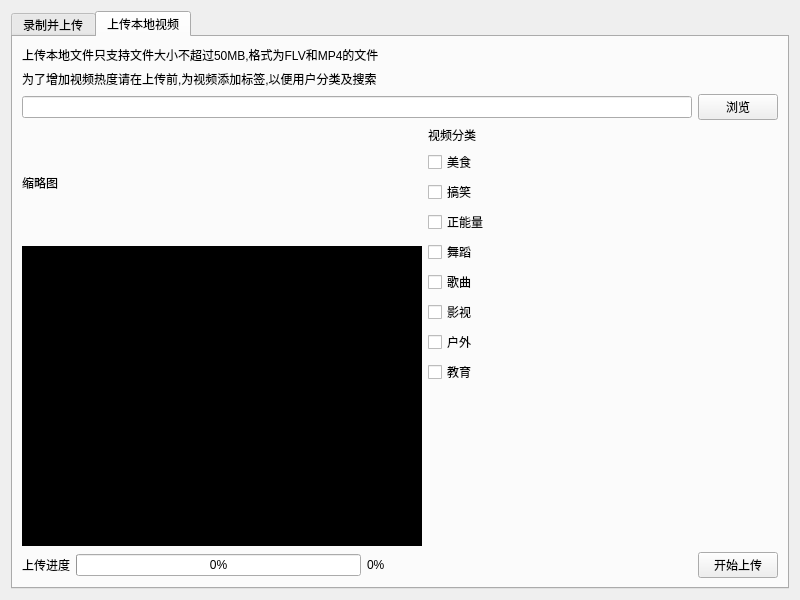
<?xml version="1.0" encoding="UTF-8"?>
<ui version="4.0">
 <class>UploadVideoDialog</class>
 <widget class="QDialog" name="UploadVideoDialog">
  <property name="geometry">
   <rect>
    <x>0</x>
    <y>0</y>
    <width>800</width>
    <height>600</height>
   </rect>
  </property>
  <property name="windowTitle">
   <string>录制与上传</string>
  </property>
  <layout class="QVBoxLayout" name="verticalLayout_main">
   <item>
    <widget class="QTabWidget" name="tabWidget">
     <property name="currentIndex">
      <number>1</number>
     </property>
     <widget class="QWidget" name="tab_record">
      <attribute name="title">
       <string>录制并上传</string>
      </attribute>
      <layout class="QVBoxLayout" name="verticalLayout_record">
       <item>
        <widget class="QLabel" name="label_recordPreview_title">
         <property name="text">
          <string>录制预览</string>
         </property>
        </widget>
       </item>
       <item>
        <widget class="QLabel" name="label_recordPreview">
         <property name="minimumSize">
          <size>
           <width>640</width>
           <height>360</height>
          </size>
         </property>
         <property name="maximumSize">
          <size>
           <width>640</width>
           <height>360</height>
          </size>
         </property>
         <property name="text">
          <string/>
         </property>
         <property name="alignment">
          <set>Qt::AlignCenter</set>
         </property>
         <property name="styleSheet">
          <string>background-color: black;</string>
         </property>
         <property name="scaledContents">
          <bool>true</bool>
         </property>
        </widget>
       </item>
       <item>
        <layout class="QHBoxLayout" name="horizontalLayout_record_buttons">
         <item>
          <widget class="QPushButton" name="pb_startRecord">
           <property name="text">
            <string>开始录制</string>
           </property>
          </widget>
         </item>
         <item>
          <widget class="QPushButton" name="pb_stopRecord">
           <property name="text">
            <string>停止录制</string>
           </property>
           <property name="enabled">
            <bool>false</bool>
           </property>
          </widget>
         </item>
         <item>
          <spacer name="horizontalSpacer_record">
           <property name="orientation">
            <enum>Qt::Horizontal</enum>
           </property>
           <property name="sizeHint" stdset="0">
            <size>
             <width>40</width>
             <height>20</height>
            </size>
           </property>
          </spacer>
         </item>
        </layout>
       </item>
       <item>
        <layout class="QHBoxLayout" name="horizontalLayout_record_path">
         <item>
          <widget class="QLabel" name="label_recordPath_title">
           <property name="text">
            <string>录制文件路径：</string>
           </property>
          </widget>
         </item>
         <item>
          <widget class="QLineEdit" name="le_recordPath">
           <property name="readOnly">
            <bool>true</bool>
           </property>
          </widget>
         </item>
        </layout>
       </item>
       <item>
        <spacer name="verticalSpacer_record">
         <property name="orientation">
          <enum>Qt::Vertical</enum>
         </property>
         <property name="sizeHint" stdset="0">
          <size>
           <width>20</width>
           <height>40</height>
          </size>
         </property>
        </spacer>
       </item>
       <item>
        <layout class="QHBoxLayout" name="horizontalLayout_record_upload">
         <item>
          <spacer name="horizontalSpacer_record_upload">
           <property name="orientation">
            <enum>Qt::Horizontal</enum>
           </property>
           <property name="sizeHint" stdset="0">
            <size>
             <width>40</width>
             <height>20</height>
            </size>
           </property>
          </spacer>
         </item>
         <item>
          <widget class="QPushButton" name="pb_uploadRecorded">
           <property name="text">
            <string>上传录制的视频</string>
           </property>
           <property name="enabled">
            <bool>false</bool>
           </property>
          </widget>
         </item>
        </layout>
       </item>
      </layout>
     </widget>
     <widget class="QWidget" name="tab_upload">
      <attribute name="title">
       <string>上传本地视频</string>
      </attribute>
      <layout class="QVBoxLayout" name="verticalLayout_upload">
       <item>
        <widget class="QLabel" name="label_restriction">
         <property name="text">
          <string>上传本地文件只支持文件大小不超过50MB,格式为FLV和MP4的文件</string>
         </property>
        </widget>
       </item>
       <item>
        <widget class="QLabel" name="label_advice">
         <property name="text">
          <string>为了增加视频热度请在上传前,为视频添加标签,以便用户分类及搜索</string>
         </property>
        </widget>
       </item>
       <item>
        <layout class="QHBoxLayout" name="horizontalLayout_file">
         <item>
          <widget class="QLineEdit" name="le_filePath">
           <property name="readOnly">
            <bool>true</bool>
           </property>
          </widget>
         </item>
         <item>
          <widget class="QPushButton" name="pb_browse">
           <property name="text">
            <string>浏览</string>
           </property>
          </widget>
         </item>
        </layout>
       </item>
       <item>
        <layout class="QHBoxLayout" name="horizontalLayout_content">
         <item>
          <layout class="QVBoxLayout" name="verticalLayout_thumbnail">
           <item>
            <widget class="QLabel" name="label_thumbnail_title">
             <property name="text">
              <string>缩略图</string>
             </property>
            </widget>
           </item>
           <item>
            <widget class="QLabel" name="label_thumbnail">
             <property name="minimumSize">
              <size>
               <width>400</width>
               <height>300</height>
              </size>
             </property>
             <property name="maximumSize">
              <size>
               <width>400</width>
               <height>300</height>
              </size>
             </property>
             <property name="text">
              <string/>
             </property>
             <property name="alignment">
              <set>Qt::AlignCenter</set>
             </property>
             <property name="styleSheet">
              <string>background-color: black;</string>
             </property>
             <property name="scaledContents">
              <bool>true</bool>
             </property>
            </widget>
           </item>
          </layout>
         </item>
         <item>
          <layout class="QVBoxLayout" name="verticalLayout_categories">
           <item>
            <widget class="QLabel" name="label_categories_title">
             <property name="text">
              <string>视频分类</string>
             </property>
            </widget>
           </item>
           <item>
            <widget class="QCheckBox" name="cb_food">
             <property name="text">
              <string>美食</string>
             </property>
            </widget>
           </item>
           <item>
            <widget class="QCheckBox" name="cb_funny">
             <property name="text">
              <string>搞笑</string>
             </property>
            </widget>
           </item>
           <item>
            <widget class="QCheckBox" name="cb_positive">
             <property name="text">
              <string>正能量</string>
             </property>
            </widget>
           </item>
           <item>
            <widget class="QCheckBox" name="cb_dance">
             <property name="text">
              <string>舞蹈</string>
             </property>
            </widget>
           </item>
           <item>
            <widget class="QCheckBox" name="cb_song">
             <property name="text">
              <string>歌曲</string>
             </property>
            </widget>
           </item>
           <item>
            <widget class="QCheckBox" name="cb_video">
             <property name="text">
              <string>影视</string>
             </property>
            </widget>
           </item>
           <item>
            <widget class="QCheckBox" name="cb_outside">
             <property name="text">
              <string>户外</string>
             </property>
            </widget>
           </item>
           <item>
            <widget class="QCheckBox" name="cb_education">
             <property name="text">
              <string>教育</string>
             </property>
            </widget>
           </item>
           <item>
            <spacer name="verticalSpacer_categories">
             <property name="orientation">
              <enum>Qt::Vertical</enum>
             </property>
             <property name="sizeHint" stdset="0">
              <size>
               <width>20</width>
               <height>40</height>
              </size>
             </property>
            </spacer>
           </item>
          </layout>
         </item>
        </layout>
       </item>
       <item>
        <layout class="QHBoxLayout" name="horizontalLayout_progress">
         <item>
          <widget class="QLabel" name="label_progress_title">
           <property name="text">
            <string>上传进度</string>
           </property>
          </widget>
         </item>
         <item>
          <widget class="QProgressBar" name="progressBar">
           <property name="value">
            <number>0</number>
           </property>
          </widget>
         </item>
         <item>
          <widget class="QLabel" name="label_progress_percent">
           <property name="text">
            <string>0%</string>
           </property>
           <property name="minimumSize">
            <size>
             <width>40</width>
             <height>0</height>
            </size>
           </property>
          </widget>
         </item>
         <item>
          <spacer name="horizontalSpacer_progress">
           <property name="orientation">
            <enum>Qt::Horizontal</enum>
           </property>
           <property name="sizeHint" stdset="0">
            <size>
             <width>40</width>
             <height>20</height>
            </size>
           </property>
          </spacer>
         </item>
         <item>
          <widget class="QPushButton" name="pb_startUpload">
           <property name="text">
            <string>开始上传</string>
           </property>
          </widget>
         </item>
        </layout>
       </item>
      </layout>
     </widget>
    </widget>
   </item>
  </layout>
 </widget>
 <resources/>
 <connections/>
</ui>
